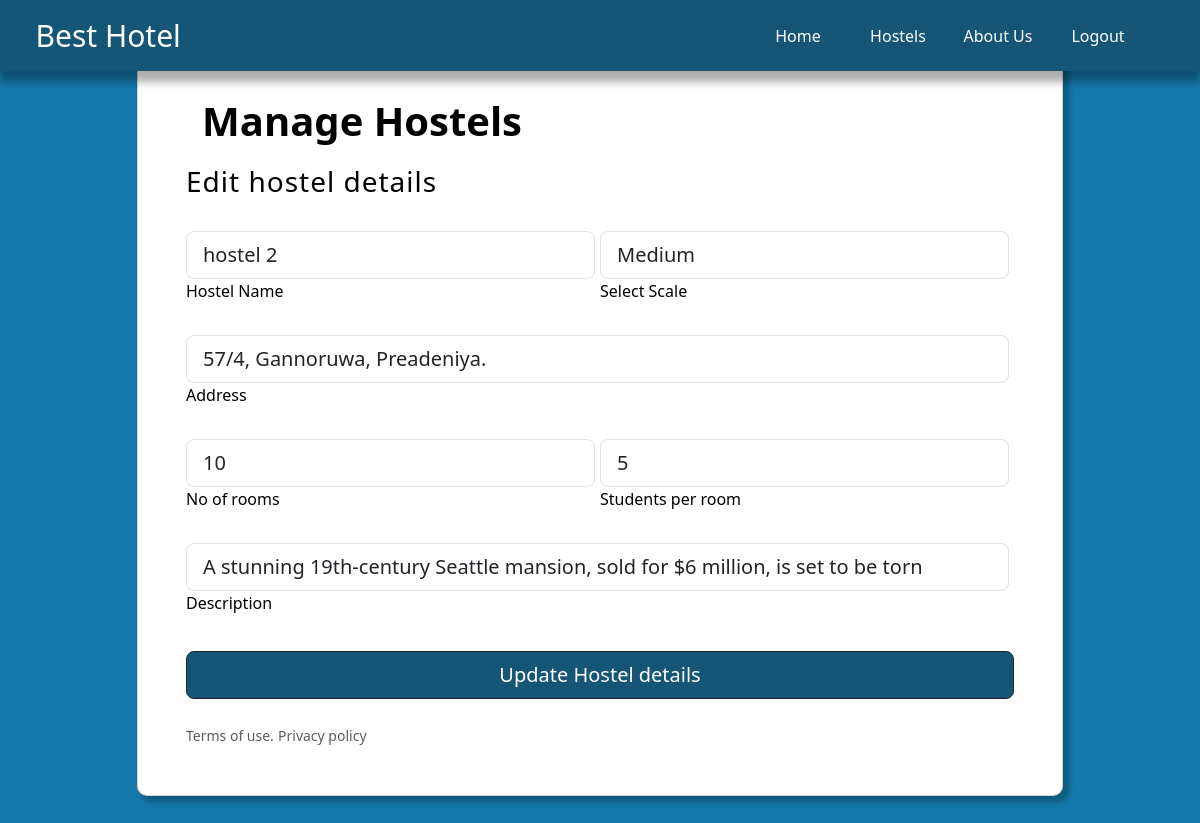
Page /admin/editOwnerAdmin.php?edit=34 (signed in) on the committed database.
### tables this page shows
CREATE TABLE `hostels` (
  `hostelId` int(64) NOT NULL,
  `ownerEmail` varchar(64) NOT NULL,
  `hostelName` varchar(64) NOT NULL,
  `scale` varchar(24) NOT NULL,
  `address` varchar(128) NOT NULL,
  `gMapLink` text NOT NULL,
  `roomCount` int(24) NOT NULL,
  `studentsPerRoom` int(24) NOT NULL,
  `description` text NOT NULL,
  `mainImagePath` text NOT NULL,
  `cardImagePath1` text NOT NULL,
  `cardImagePath2` text NOT NULL
);

### admin/editOwnerAdmin.php (the view, shortened to what this page needs)
<?php
include_once "headerAdmin.php";
include_once "../includes/dbh.inc.php";
if (isset($_GET['edit'])) {
    $id = $_GET['edit'];
}
?>
<link rel="stylesheet" href="ownerAdmin.css">
<?php
$select = mysqli_query($conn, "SELECT * FROM hostels WHERE hostelId = '$id';");
$row = mysqli_fetch_assoc($select);
?>
<section class="vh-100 section1">
    <div class="container py-5 h-100 mainContainer">
        <div class="row d-flex justify-content-center align-items-center h-100">
            <div class="col col-xl-10">
                <div class="card" style="border-radius: 1rem;">
                    <div class="col-md-6 col-lg-7 d-flex align-items-center outterContainer">
                        <div class="card-body p-4 p-lg-5 text-black">
                            <div class="d-flex align-items-center mb-3 pb-1">
                                <span class="h1 fw-bold mb-0">Manage Hostels</span>
                            </div>
                            <h3 class="fw-normal mb-3 pb-3" style="letter-spacing: 1px;">Edit hostel details</h3>
                            <form method="POST" enctype="multipart/form-data">
                                <div class="inputContainer">
                                    <div class="inputContainerSection">
                                        <div class="form-outline mb-4 signUpInput">
                                            <input type="text" id="form2Example17" class="form-control form-control-lg" name="hostelName" value="<?php echo $row['hostelName'] ?>" required />
                                            <label class="form-label" for="form2Example17">Hostel Name</label>
                                        </div>
                                        <div class="form-group signUpInput">
                                            <select class="form-control form-control-lg" id="exampleFormControlSelect1" name="scale" required>
                                                <option value="<?php echo $row['scale'] ?>"><?php echo $row['scale'] ?></option>
                                            </select>
                                            <label for="exampleFormControlSelect1">Select Scale</label>
                                        </div>
                                    </div>
                                </div>
                                <div class="inputContainer">
                                    <div class="inputContainerSection">
                                        <div class="form-outline mb-4 signUpInput">
                                            <input type="text" id="form2Example17" class="form-control form-control-lg" name="address" value="<?php echo $row['address'] ?>" required />
                                            <label class="form-label" for="form2Example17">Address</label>
                                        </div>
                                    </div>
                                    <div class="inputContainer">
                                        <div class="inputContainerSection">
                                            <div class="form-outline mb-4 signUpInput">
                                                <input type="text" id="form2Example17" class="form-control form-control-lg" name="roomCount" value="<?php echo $row['roomCount'] ?>" required />
                                                <label class="form-label" for="form2Example17">No of rooms</label>
                                            </div>
                                            <div class="form-outline mb-4 signUpInput">
                                                <input type="text" id="form2Example27" class="form-control form-control-lg" name="studentsPerRoom" value="<?php echo $row['studentsPerRoom'] ?>" required />
                                                <label class="form-label" for="form2Example27">Students per room</label>
                                            </div>
                                        </div>
                                    </div>
                                    <div class="inputContainer">
                                        <div class="inputContainerSection">
                                            <div class="form-outline mb-4 signUpInput">
                                                <input type="text" id="form2Example17" class="form-control form-control-lg" name="description" value="<?php echo $row['description'] ?>" required />
                                                <label class="form-label" for="form2Example17">Description</label>
                                            </div>
                                        </div>
                                    </div>
                                    <div class="pt-1 mb-4">
                                        <button class="btn btn-dark btn-lg btn-block" style="width: 100% !important; background-color: #155576;" type="submit" name="submit">Update Hostel details</button>
                                    </div>
                            </form>
                            <div class="termsSection">
                                <a href="#!" class="small text-muted ">Terms of use.</a>
                                <a href="#!" class="small text-muted">Privacy policy</a>
                            </div>
                        </div>
                    </div>
                </div>
            </div>
        </div>
    </div>
</section>

### admin/headerAdmin.css (style rules this page uses)
a { text-decoration: none; }

### admin/ownerAdmin.css (style rules this page uses)
html, body { margin: 0; background-color: #155576; }
.section1 { background-color: #1478aa; height: 100% !important; width: 100%; }
.card { border-radius: 10px !important; box-shadow: 5px 5px 5px 1px #00000040; }
.signUpInput { width: 100%; margin-right: 5px; }
.outterContainer { width: 100%; }
.inputContainerSection { display: flex; }

### rows in the picture
hostels: hostelName "hostel 2", scale "Medium", address "57/4, Gannoruwa, Preadeniya.", roomCount "10", studentsPerRoom "5", description "A stunning 19th-century Seattle mansion, sold for $6 million, is set to be torn"
